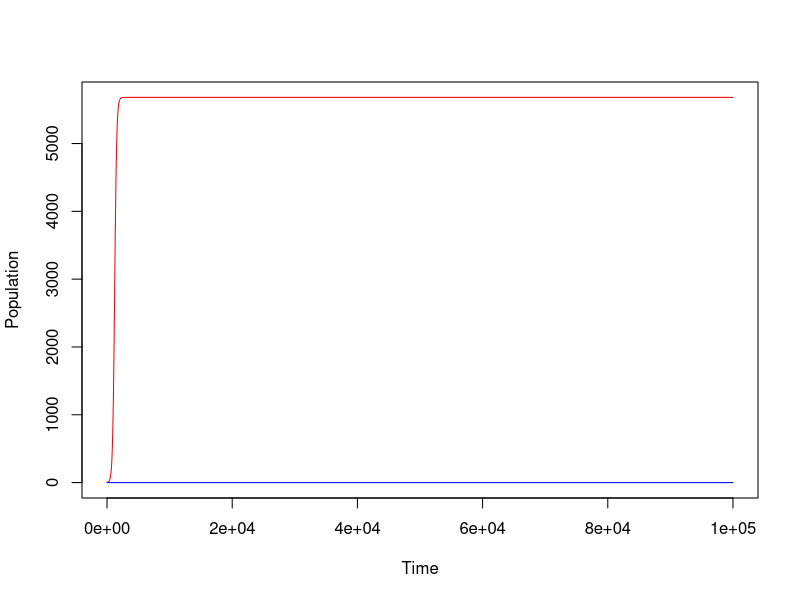

The R source for this figure:
#==============================================================================
# Simulate the models from O'Connor et al. 2011, which are essentially just 
# several variations on the MacArthur consumer-resource model. 
# This uses the library deSolve for the ODEs
# This code contains the following parts so far:
# 1. Basic ODE simulation with constant temp-dependent parameters
# 	 Right now only one of the models is implemented. This is model 4 in the 
#	 table. 
#==============================================================================
#==============================================================================
#Load Libraries
#==============================================================================
library(deSolve) 

#==============================================================================
###Time to simulate over: 
tend = 1000 #Length of numerical simulation
times  = seq(from = 0, to = tend, by = 0.01)
tl = length(times)

### Numbers of species 
nPsp = 1
nHsp = 1
nspp = nPsp + nHsp

###Activation energies as per table 1
rEp = 0.32
KEp = -0.32
aEh = 0.65
mEh = 0.65
kb = 8.617e-5# 1.38064852*10^(-23)
K = 273

###Initial values? 
rp0 = 0.62
Kp0 = 5680
ah0 = 2
mh0 = 0.1
b0  = 100
e0 = 0.1

#Range of temperatures to explore: 
###For now, while I'm still troubleshooting, just use 1 temp.

tmin = 20+K #initial temperature
tmax = tmin+1#30 +K #final temperature 
tby = 1 #temp increment 
ntemps = (tmax-tmin)/tby #Number of temperature iterations
temps = seq(tmin,tmax,tby) # Temperature vector 

#Output of each temp
out1 = list(matrix(0,ntemps,1))

for (t in 1:ntemps ) { 
	
	print(t)
	T = temps[t] #Grab the actual temperature value

	###Calculate model parameters with activation energies
	rp = rp0#*exp(-rEp/(T*kb))  #These parameter values are crazy small! wtf? 
	Kp = Kp0#*exp(-KEp/(T*kb))  
	ah = ah0#*exp(-aEh/(T*kb))  
	mh = mh0#*exp(-mEh/(T*kb))  
	b0 = b0
	e0 = e0

	#=============================================================================
	# Inner loop. Run the model
	#=============================================================================

	parms = list(nspp=nspp, nPsp = nPsp, nHsp = nHsp,
			rp = rp, Kp =Kp,
			ah = ah, mh = mh, b0 = b0, e0 = e0
		 )

	###Define the model for deSolve
	###This is model 4 in Table 2 of OConnor et al. 2011
	oconnor_model4 = function(times,sp,parms){
			     P = matrix(sp[1:nPsp],nPsp, 1)
			     H = matrix(sp[(nPsp+1):(nPsp+nHsp)],nHsp, 1)

				###Resource dynamics: Logistic growth, reduced by consumption
				dP = P
				dP = P*( (rp) * (1 - P/Kp) - ah*H)
			
				###Consumer dynamics: LV consumption
				dH = H 
				dH = H*( ah*P - H*mh )

				

			return(list(c(dP,dH)))
		}

	###Run the ODE and store the output
	winit = c(matrix(3,nspp,1))
	winit = c(matrix(c(3,0),nspp,1))

	out=NULL
	out_temp = ode(y=winit,times=times,func=oconnor_model4,parms=parms)
	out$out = out_temp
	out$parms=parms
	out1[t]= list(out)

	###Plot population densities. Red is the primary producer, blue is the herbivore
	plot(out$out[,"1"],t="l",col="red",ylim = c(0,max(out$out[ ,2:(nspp+1)],na.rm=T)), 
		xlab="Time",ylab = "Population")
	for( n in 2:(nspp) ) {
		lines(out$out[,paste(n)],t="l",col="blue")
	}

}
